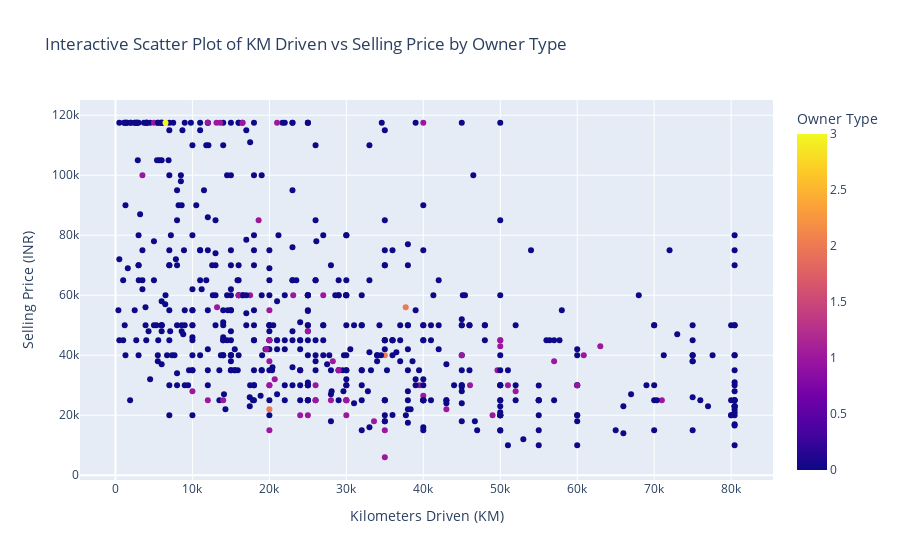

The cell this chart's notebook holds for it:
### Code cell
fig = px.scatter(bike_ex_train, x='KM_Driven', y='Selling_Price', color='Owner',
                 title='Interactive Scatter Plot of KM Driven vs Selling Price by Owner Type',
                 labels={'KM_Driven': 'Kilometers Driven (KM)', 'Selling_Price': 'Selling Price (INR)', 'Owner': 'Owner Type'})

fig.show()

### Figure 1 — Plotly figure (JSON) as saved in the notebook; plotly's stock layout.template omitted (floating-point values rounded to 4 significant figures; data arrays with more than 128 entries replaced by an {"elided": "..."} marker saying what was removed)
{"data": [{"hovertemplate": "Kilometers Driven (KM)=%{x}<br>Selling Price (INR)=%{y}<br>Owner Type=%{marker.color}<extra></extra>", "legendgroup": "", "marker": {"color": {"elided": "626 int values"}, "coloraxis": "coloraxis", "symbol": "circle"}, "mode": "markers", "name": "", "orientation": "v", "showlegend": false, "type": "scatter", "x": {"elided": "626 float values"}, "xaxis": "x", "y": {"elided": "626 int values"}, "yaxis": "y"}], "layout": {"coloraxis": {"colorbar": {"title": {"text": "Owner Type"}}, "colorscale": [[0, "#0d0887"], [0.1111, "#46039f"], [0.2222, "#7201a8"], [0.3333, "#9c179e"], [0.4444, "#bd3786"], [0.5556, "#d8576b"], [0.6667, "#ed7953"], [0.7778, "#fb9f3a"], [0.8889, "#fdca26"], [1, "#f0f921"]]}, "legend": {"tracegroupgap": 0}, "title": {"text": "Interactive Scatter Plot of KM Driven vs Selling Price by Owner Type"}, "xaxis": {"anchor": "y", "domain": [0, 1], "title": {"text": "Kilometers Driven (KM)"}}, "yaxis": {"anchor": "x", "domain": [0, 1], "title": {"text": "Selling Price (INR)"}}}}
